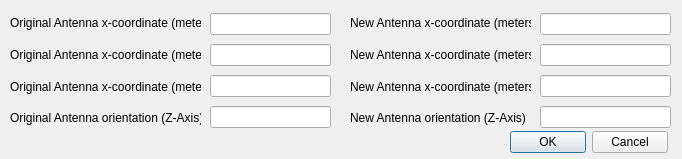
<?xml version="1.0" encoding="UTF-8"?>
<ui version="4.0">
 <class>Dialog</class>
 <widget class="QDialog" name="Dialog">
  <property name="geometry">
   <rect>
    <x>0</x>
    <y>0</y>
    <width>682</width>
    <height>159</height>
   </rect>
  </property>
  <property name="windowTitle">
   <string>Edit Antenna</string>
  </property>
  <widget class="QWidget" name="layoutWidget">
   <property name="geometry">
    <rect>
     <x>210</x>
     <y>10</y>
     <width>121</width>
     <height>121</height>
    </rect>
   </property>
   <layout class="QVBoxLayout" name="verticalLayout">
    <item>
     <widget class="QLineEdit" name="XEdit"/>
    </item>
    <item>
     <widget class="QLineEdit" name="YEdit"/>
    </item>
    <item>
     <widget class="QLineEdit" name="ZEdit"/>
    </item>
    <item>
     <widget class="QLineEdit" name="OEdit"/>
    </item>
   </layout>
  </widget>
  <widget class="QWidget" name="layoutWidget">
   <property name="geometry">
    <rect>
     <x>10</x>
     <y>10</y>
     <width>191</width>
     <height>121</height>
    </rect>
   </property>
   <layout class="QVBoxLayout" name="verticalLayout_2">
    <item>
     <widget class="QLabel" name="label">
      <property name="text">
       <string>Original Antenna x-coordinate (meters)</string>
      </property>
     </widget>
    </item>
    <item>
     <widget class="QLabel" name="label_2">
      <property name="text">
       <string>Original Antenna x-coordinate (meters)</string>
      </property>
     </widget>
    </item>
    <item>
     <widget class="QLabel" name="label_3">
      <property name="text">
       <string>Original Antenna x-coordinate (meters)</string>
      </property>
     </widget>
    </item>
    <item>
     <widget class="QLabel" name="label_7">
      <property name="text">
       <string>Original Antenna orientation (Z-Axis)</string>
      </property>
     </widget>
    </item>
   </layout>
  </widget>
  <widget class="QWidget" name="layoutWidget">
   <property name="geometry">
    <rect>
     <x>510</x>
     <y>130</y>
     <width>158</width>
     <height>25</height>
    </rect>
   </property>
   <layout class="QHBoxLayout" name="horizontalLayout">
    <item>
     <widget class="QPushButton" name="okButton">
      <property name="text">
       <string>OK</string>
      </property>
     </widget>
    </item>
    <item>
     <widget class="QPushButton" name="cancelButton">
      <property name="text">
       <string>Cancel</string>
      </property>
     </widget>
    </item>
   </layout>
  </widget>
  <widget class="QWidget" name="layoutWidget_3">
   <property name="geometry">
    <rect>
     <x>350</x>
     <y>10</y>
     <width>181</width>
     <height>121</height>
    </rect>
   </property>
   <layout class="QVBoxLayout" name="verticalLayout_4">
    <item>
     <widget class="QLabel" name="label_4">
      <property name="text">
       <string>New Antenna x-coordinate (meters)</string>
      </property>
     </widget>
    </item>
    <item>
     <widget class="QLabel" name="label_5">
      <property name="text">
       <string>New Antenna x-coordinate (meters)</string>
      </property>
     </widget>
    </item>
    <item>
     <widget class="QLabel" name="label_6">
      <property name="text">
       <string>New Antenna x-coordinate (meters)</string>
      </property>
     </widget>
    </item>
    <item>
     <widget class="QLabel" name="label_8">
      <property name="text">
       <string>New Antenna orientation (Z-Axis)</string>
      </property>
     </widget>
    </item>
   </layout>
  </widget>
  <widget class="QWidget" name="layoutWidget_2">
   <property name="geometry">
    <rect>
     <x>540</x>
     <y>10</y>
     <width>131</width>
     <height>121</height>
    </rect>
   </property>
   <layout class="QVBoxLayout" name="verticalLayout_3">
    <item>
     <widget class="QLineEdit" name="XEdit_2"/>
    </item>
    <item>
     <widget class="QLineEdit" name="YEdit_2"/>
    </item>
    <item>
     <widget class="QLineEdit" name="ZEdit_2"/>
    </item>
    <item>
     <widget class="QLineEdit" name="OEdit_2"/>
    </item>
   </layout>
  </widget>
 </widget>
 <resources/>
 <connections/>
</ui>
